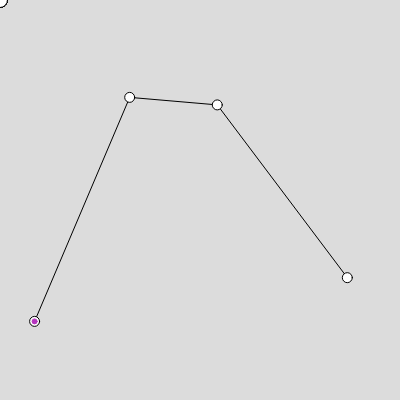
Frame 1 (no input)
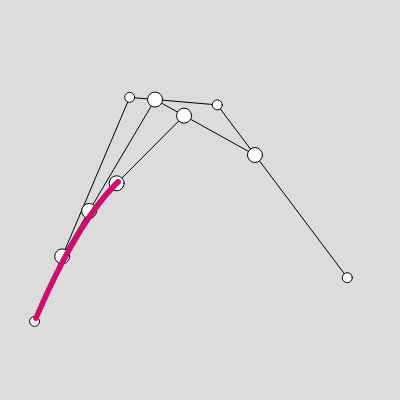
Frame 60 (no input)
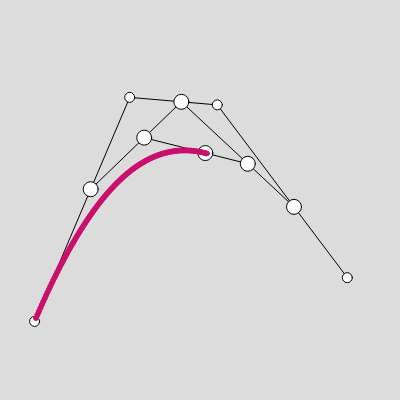
Frame 120 (the mouse pressed at the canvas centre since frame 60)

The p5.js sketch that drew these frames (run headless with seeded random() and noise() and a simulated clock; from frame 60 on, the mouse is pressed at the canvas centre):

// p5.js sketch
// ── sketch.js
let layers = [[], [], [], []];
let bs = [];
let px = [];
let py = [];
let controlNodes = [];
let derivedNodes = [];
let thirdNodes = [];
let t = 0;
let back = false;
let c;
bs.push(new besier(layers[0]));
bs.push(new besier(layers[1]));
bs.push(new besier(layers[2]));
bs.push(new besier(layers[3]));

function setup() {
  c = color(random(255), random(255), random(255));

  createCanvas(400, 400);
  layers[0].push(new dot(random(100), random(400), 10));
  layers[0].push(new dot(random(100, 200), random(400), 10));
  layers[0].push(new dot(random(200, 300), random(400), 10));
  layers[0].push(new dot(random(300, 400), random(400), 10));
  for (let i = 0; i <= 2; i++) {
    layers[1].push(new dot(0, 0, 15));
  }
  for (let i = 0; i <= 1; i++) {
    layers[2].push(new dot(0, 0, 15));
  }
  layers[3].push(new dot(0, 0, 15));
}

function draw() {
  background(220);
  for (const c of bs) {
    c.disp();
  }

  for (let i = 0; i < layers[0].length - 1; i++) {
    layers[1][i].updatePos(
      lerp(layers[0][i].x, layers[0][i + 1].x, t),
      lerp(layers[0][i].y, layers[0][i + 1].y, t)
    );
  }

  layers[2][0].updatePos(
    lerp(layers[1][0].x, layers[1][1].x, t),
    lerp(layers[1][0].y, layers[1][1].y, t)
  );

  layers[2][1].updatePos(
    lerp(layers[1][1].x, layers[1][2].x, t),
    lerp(layers[1][1].y, layers[1][2].y, t)
  );

  px.push(lerp(layers[2][0].x, layers[2][1].x, t));
  py.push(lerp(layers[2][0].y, layers[2][1].y, t));

  layers[3][0].updatePos(
    lerp(layers[2][0].x, layers[2][1].x, t),
    lerp(layers[2][0].y, layers[2][1].y, t)
  );

  stroke(c);
  fill(c);
  for (let i = 0; i < px.length; i++) {
    ellipse(px[i], py[i], 5, 5);
  }
  stroke(0);
  fill(0);

  if (t >= 1) {
    back = true;
    px.length = 0;
    py.length = 0;
    c = color(random(255), random(255), random(255));
  }
  if (t <= 0) {
    back = false;
    px.length = 0;
    py.length = 0;
    c = color(random(255), random(255), random(255));
  }
  if (back) {
    t -= 0.005;
  } else {
    t += 0.005;
  }
}

// ── besier.js
function besier(points, t) {
  this.disp = function () {
    for (let i = 0; i < points.length - 1; i++) {
      points[i].ptp(points[i + 1]);
    }

    for (let i = 0; i < points.length; i++) {
      points[i].display();
    }
  };
}

// ── dot.js
function dot(x, y, d) {
  this.x = x;
  this.y = y;

  this.display = function () {
    if (x === undefined || y === undefined) {
      return;
    }
    stroke(0);
    fill(255);
    ellipse(this.x, this.y, d, d);
  };

  this.getx = function () {
    return this.x;
  };

  this.gety = function () {
    return this.y;
  };

  this.ptp = function (other) {
    if (other && other.hasOwnProperty("x") && other.hasOwnProperty("y")) {
      line(this.x, this.y, other.getx(), other.gety());
    }
  };

  this.updatePos = function (nx, ny) {
    this.x = nx;
    this.y = ny;
    // print(x, nx);
    // print(y, ny);
  };
}
